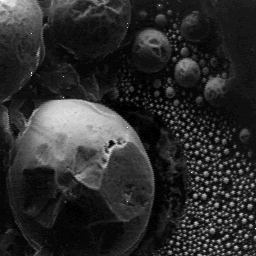
#> input picture images/meb.png, 256 x 256 px
$ jupyter execute 'Taller 5 - Punto 2.ipynb'
#> lines starting #> are read from the running program, lines starting #| are printed output that depends on the picture
# Taller 5 - Morfología matemática

# Punto 2 - Gradiente morfológico

**Integrantes - Grupo 9**

Santiago Tinjacá Roncancio

### 2.0 Inicialización

[cell 1]
import cv2
import matplotlib.pyplot as plt
import numpy as np
from skimage.morphology import dilation, erosion, opening, closing, rectangle
from scipy.ndimage import morphological_gradient
from skimage.filters import sobel_h, sobel_v, sobel
from skimage import exposure

### 2.1 Cargado y visualización de la imagen

[cell 2]
ruta_meb = './images/meb.png'
img_meb = cv2.imread(ruta_meb, cv2.IMREAD_GRAYSCALE)
#> img_meb is the input picture: shape (256, 256); min 0, max 255, mean 44.3

fig, ax = plt.subplots(figsize=(10,5))
ax.imshow(img_meb, cmap='gray', vmin=0, vmax=255)
ax.set_title('Imagen meb')
ax.axis('off')
plt.show()

### 2.2 Máscara cuadrada de 3x3, calcule el gradiente morfológico de esta imagen.

[cell 3]
mgimage = morphological_gradient(img_meb, size=(3,3))
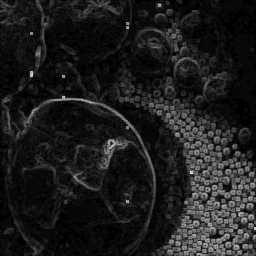
#> mgimage: shape (256, 256); min 0, max 225, mean 28.7

mgimage = exposure.rescale_intensity(mgimage, in_range=(np.min(mgimage), np.max(mgimage)), out_range=(0, 255)).astype(np.uint8)

fig, ax = plt.subplots(figsize=(10, 5))
ax.imshow(mgimage, cmap='gray', vmin=0, vmax=255)
ax.set_title('Gradiente morfológico con máscara 3x3')
ax.axis('off')
plt.show()

### 2.3 Imagen de la norma del gradiente de la imagen meb.png con el operador de Sobel

[cell 4]
img_meb_sh = sobel_h(img_meb)
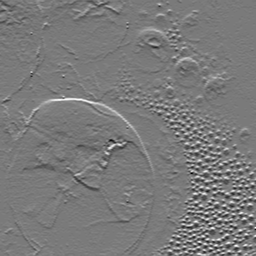
#> img_meb_sh: shape (256, 256) float64; min -0.593, max 0.639, mean -0.000952; drawn with min black and max white
img_meb_sv = sobel_v(img_meb)
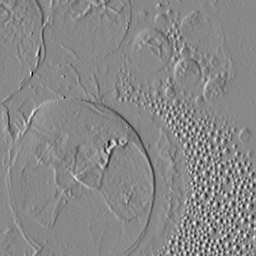
#> img_meb_sv: shape (256, 256) float64; min -0.601, max 0.525, mean -0.000185; drawn with min black and max white
img_meb_norma = np.sqrt(img_meb_sh**2 + img_meb_sv**2)
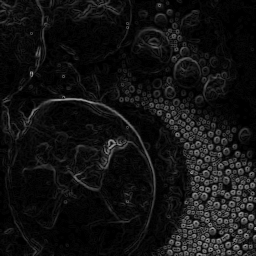
#> img_meb_norma: shape (256, 256) float64; min 0, max 0.64, mean 0.0729

img_meb_norma = exposure.rescale_intensity(img_meb_norma, in_range=(np.min(img_meb_norma), np.max(img_meb_norma)), out_range=(0, 255)).astype(np.uint8)
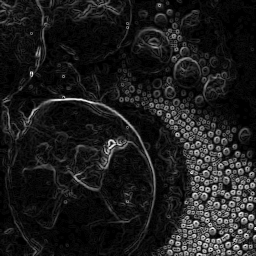
#> img_meb_norma: shape (256, 256); min 0, max 255, mean 28.5

fig, ax = plt.subplots(figsize=(10,5))
ax.imshow(img_meb_norma, cmap='gray', vmin=0, vmax=255)
ax.set_title('Imagen meb con filtro Sobel')
ax.axis('off')
plt.show()

**Comparación de los resultados obtenidos (gradiente morfológico vs. norma del gradiente con Sobel)**

[cell 5]
dif = cv2.subtract(mgimage, img_meb_norma)
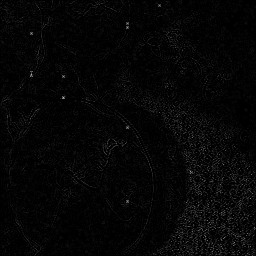
#> dif: shape (256, 256); min 0, max 177, mean 5.5

fig, ax = plt.subplots(figsize=(10,5))
ax.imshow(dif, cmap='gray', vmin=0, vmax=255)
ax.set_title('Diferencia entre el gradiente morfológico y el filtro Sobel')
ax.axis('off')
plt.show()

$ run again, with images/angio.png copied over images/meb.png
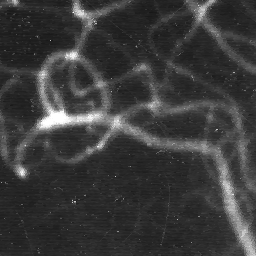
#> input picture images/angio.png, 256 x 256 px
#> img_meb is the input picture: shape (256, 256); min 20, max 255, mean 58.9
#> `img_meb_sv = sobel_v(img_meb)`:
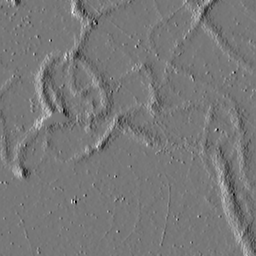
#> img_meb_sv: shape (256, 256) float64; min -0.422, max 0.474, mean 0.000384; drawn with min black and max white
#> `dif = cv2.subtract(mgimage, img_meb_norma)`:
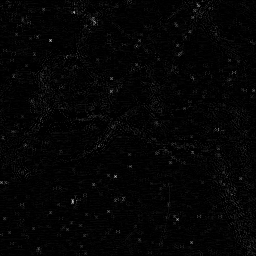
#> dif: shape (256, 256); min 0, max 204, mean 4.5
